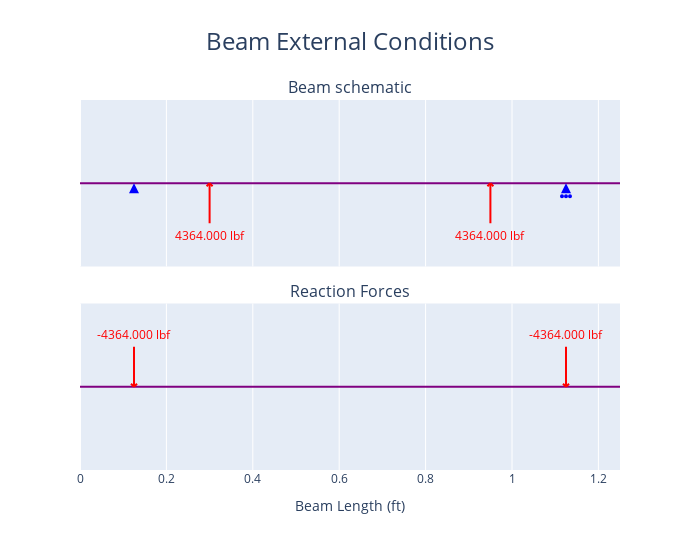
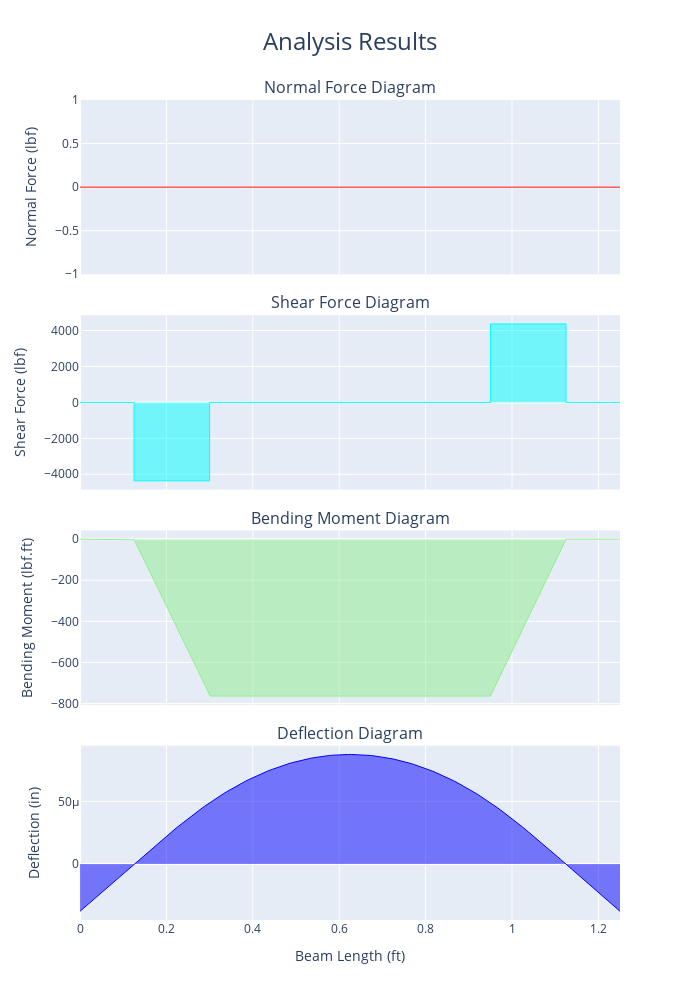
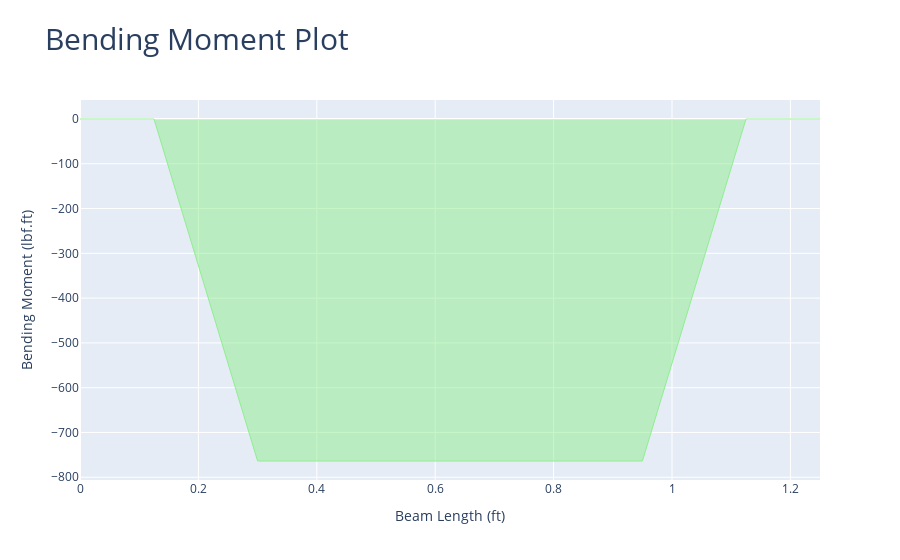
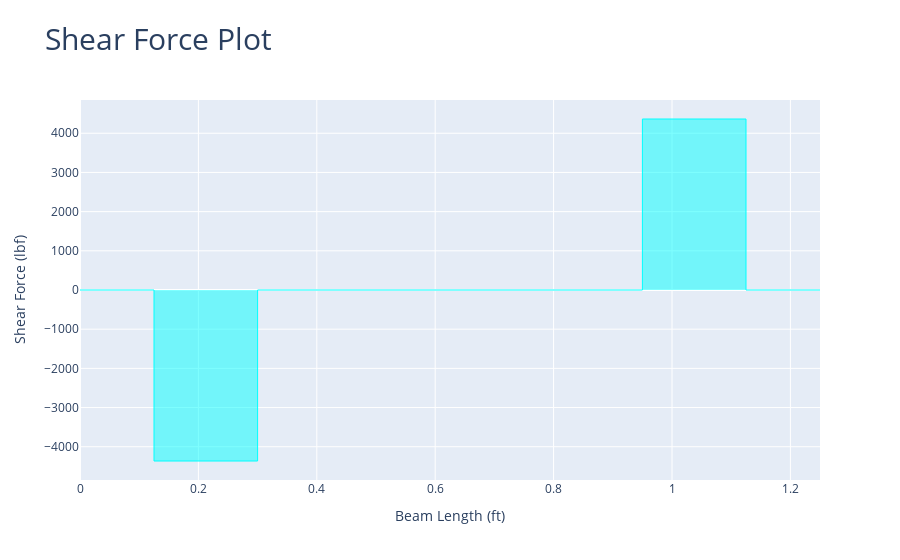

Source (notebook cell) for these figures, in order:
### Code cell
total_beam_length = 1.25 #ft
beam = Beam(total_beam_length)
from beam_analysis.initialize_beam import initialize_beam_lbs
beam = initialize_beam_lbs(beam)
a = Support(0.125, (1, 1, 0))
b = Support(1.125, (0, 1, 0))
beam.add_supports(a,b)

load1 = PointLoadV(4364, 0.3)
load2 = PointLoadV(4364, 0.95)
beam.add_loads(load1, load2)

beam.analyse()

beam.add_query_points(3)
fig1 = beam.plot_beam_external()
fig2 = beam.plot_beam_internal()
fig3 = beam.plot_bending_moment()
fig4 = beam.plot_shear_force()

fig1.show()
fig2.show()
fig3.show()
fig4.show()

### Figure 1 — Plotly figure (JSON) as saved in the notebook; plotly's stock layout.template omitted (floating-point values rounded to 4 significant figures)
{"data": [{"hoverinfo": "skip", "hovertemplate": "%{x} %{meta[0]}", "line": {"color": "purple", "width": 2}, "meta": ["ft"], "mode": "lines", "name": "Beam_", "type": "scatter", "x": [0, 1.25], "xaxis": "x", "y": [0, 0], "yaxis": "y"}, {"hoverinfo": "skip", "hovertemplate": "x: %{x:.3f} %{meta[1]}<br>Fixed: %{meta[0]}", "marker": {"color": "blue", "size": 10, "symbol": "triangle-up"}, "meta": ["[1, 1, 0]", "m"], "mode": "markers", "name": "Support", "opacity": 0, "showlegend": false, "type": "scatter", "x": [0.125], "xaxis": "x", "y": [0], "yaxis": "y"}, {"fill": "toself", "hoverinfo": "skip", "marker": {"color": "blue", "size": 10, "symbol": "arrow-up"}, "mode": "markers", "name": "Support", "showlegend": false, "type": "scatter", "x": [0.125], "xaxis": "x", "y": [0], "yaxis": "y"}, {"hoverinfo": "skip", "hovertemplate": "x: %{x:.3f} %{meta[1]}<br>Fixed: %{meta[0]}", "marker": {"color": "blue", "size": 10, "symbol": "triangle-up"}, "meta": ["[0, 1, 0]", "m"], "mode": "markers", "name": "Support", "opacity": 0, "showlegend": false, "type": "scatter", "x": [1.125], "xaxis": "x", "y": [0], "yaxis": "y"}, {"fill": "toself", "hoverinfo": "skip", "marker": {"color": "blue", "size": 10, "symbol": "arrow-up"}, "mode": "markers", "name": "Support", "showlegend": false, "type": "scatter", "x": [1.125], "xaxis": "x", "y": [0], "yaxis": "y"}, {"hoverinfo": "skip", "hovertemplate": "x: %{meta[1]:.3f} %{meta[2]}<br>Force: %{meta[0]:.3f} %{meta[3]}            <br>Angle: %{meta[5]:.3f} deg", "marker": {"color": "red", "size": 10, "symbol": "triangle-up"}, "meta": [4364, 0.3, "ft", "lbf", "lbf.ft", 90], "mode": "markers", "name": "Point<br>Load", "opacity": 0, "showlegend": false, "type": "scatter", "x": [0.3], "xaxis": "x", "y": [0], "yaxis": "y"}, {"hoverinfo": "skip", "hovertemplate": "x: %{meta[1]:.3f} %{meta[2]}<br>Force: %{meta[0]:.3f} %{meta[3]}            <br>Angle: %{meta[5]:.3f} deg", "marker": {"color": "red", "size": 10, "symbol": "triangle-up"}, "meta": [4364, 0.95, "ft", "lbf", "lbf.ft", 90], "mode": "markers", "name": "Point<br>Load", "opacity": 0, "showlegend": false, "type": "scatter", "x": [0.95], "xaxis": "x", "y": [0], "yaxis": "y"}, {"hoverinfo": "skip", "hovertemplate": "%{x}", "line": {"color": "purple", "width": 2}, "mode": "lines", "name": "Beam", "type": "scatter", "x": [0, 1.25], "xaxis": "x2", "y": [0, 0], "yaxis": "y2"}, {"hoverinfo": "skip", "hovertemplate": "Reactions<br>x coord: %{x:.3f} %{meta[3]}<br>y: %{meta[1]:.3f} %{meta[4]}", "marker": {"color": "red", "size": 10, "symbol": "triangle-up"}, "meta": [0, -4364, 0, "ft", "lbf", "lbf.ft"], "mode": "markers", "name": "Reaction", "opacity": 0, "showlegend": false, "type": "scatter", "x": [0.125], "xaxis": "x2", "y": [0], "yaxis": "y2"}, {"hoverinfo": "skip", "hovertemplate": "Reactions<br>x coord: %{x:.3f} %{meta[3]}<br>y: %{meta[1]:.3f} %{meta[4]}", "marker": {"color": "red", "size": 10, "symbol": "triangle-up"}, "meta": [0, -4364, 0, "ft", "lbf", "lbf.ft"], "mode": "markers", "name": "Reaction", "opacity": 0, "showlegend": false, "type": "scatter", "x": [1.125], "xaxis": "x2", "y": [0], "yaxis": "y2"}], "layout": {"annotations": [{"font": {"size": 16}, "showarrow": false, "text": "Beam schematic", "x": 0.5, "xanchor": "center", "xref": "paper", "y": 1, "yanchor": "bottom", "yref": "paper"}, {"font": {"size": 16}, "showarrow": false, "text": "Reaction Forces", "x": 0.5, "xanchor": "center", "xref": "paper", "y": 0.45, "yanchor": "bottom", "yref": "paper"}, {"font": {"color": "red"}, "showarrow": false, "text": "4364.000 lbf", "x": 0.3, "xref": "x", "xshift": 0, "y": 0, "yref": "y", "yshift": -52}, {"font": {"color": "red"}, "showarrow": false, "text": "4364.000 lbf", "x": 0.95, "xref": "x", "xshift": 0, "y": 0, "yref": "y", "yshift": -52}, {"font": {"color": "red"}, "showarrow": false, "text": "-4364.000 lbf", "x": 0.125, "xref": "x2", "xshift": 0, "y": 0, "yref": "y2", "yshift": 52}, {"font": {"color": "red"}, "showarrow": false, "text": "-4364.000 lbf", "x": 1.125, "xref": "x2", "xshift": 0, "y": 0, "yref": "y2", "yshift": 52}], "height": 550, "hovermode": "x", "shapes": [{"fillcolor": "blue", "line": {"color": "blue"}, "type": "circle", "x0": -1, "x1": 1, "xanchor": 1.125, "xref": "x", "xsizemode": "pixel", "y0": -14, "y1": -12, "yanchor": 0, "yref": "y", "ysizemode": "pixel"}, {"fillcolor": "blue", "line": {"color": "blue"}, "type": "circle", "x0": -5, "x1": -3, "xanchor": 1.125, "xref": "x", "xsizemode": "pixel", "y0": -14, "y1": -12, "yanchor": 0, "yref": "y", "ysizemode": "pixel"}, {"fillcolor": "blue", "line": {"color": "blue"}, "type": "circle", "x0": 3, "x1": 5, "xanchor": 1.125, "xref": "x", "xsizemode": "pixel", "y0": -14, "y1": -12, "yanchor": 0, "yref": "y", "ysizemode": "pixel"}, {"line": {"color": "red", "width": 2}, "type": "line", "x0": 0, "x1": 3, "xanchor": 0.3, "xref": "x", "xsizemode": "pixel", "y0": 0, "y1": -3, "yanchor": 0, "yref": "y", "ysizemode": "pixel"}, {"line": {"color": "red", "width": 2}, "type": "line", "x0": 0, "x1": -3, "xanchor": 0.3, "xref": "x", "xsizemode": "pixel", "y0": 0, "y1": -3, "yanchor": 0, "yref": "y", "ysizemode": "pixel"}, {"line": {"color": "red", "width": 2}, "type": "line", "x0": 0, "x1": 0, "xanchor": 0.3, "xref": "x", "xsizemode": "pixel", "y0": 0, "y1": -40, "yanchor": 0, "yref": "y", "ysizemode": "pixel"}, {"line": {"color": "red", "width": 2}, "type": "line", "x0": 0, "x1": 3, "xanchor": 0.95, "xref": "x", "xsizemode": "pixel", "y0": 0, "y1": -3, "yanchor": 0, "yref": "y", "ysizemode": "pixel"}, {"line": {"color": "red", "width": 2}, "type": "line", "x0": 0, "x1": -3, "xanchor": 0.95, "xref": "x", "xsizemode": "pixel", "y0": 0, "y1": -3, "yanchor": 0, "yref": "y", "ysizemode": "pixel"}, {"line": {"color": "red", "width": 2}, "type": "line", "x0": 0, "x1": 0, "xanchor": 0.95, "xref": "x", "xsizemode": "pixel", "y0": 0, "y1": -40, "yanchor": 0, "yref": "y", "ysizemode": "pixel"}, {"line": {"color": "red", "width": 2}, "type": "line", "x0": 0, "x1": -3, "xanchor": 0.125, "xref": "x2", "xsizemode": "pixel", "y0": 0, "y1": 3, "yanchor": 0, "yref": "y2", "ysizemode": "pixel"}, {"line": {"color": "red", "width": 2}, "type": "line", "x0": 0, "x1": 3, "xanchor": 0.125, "xref": "x2", "xsizemode": "pixel", "y0": 0, "y1": 3, "yanchor": 0, "yref": "y2", "ysizemode": "pixel"}, {"line": {"color": "red", "width": 2}, "type": "line", "x0": 0, "x1": 0, "xanchor": 0.125, "xref": "x2", "xsizemode": "pixel", "y0": 0, "y1": 40, "yanchor": 0, "yref": "y2", "ysizemode": "pixel"}, {"line": {"color": "red", "width": 2}, "type": "line", "x0": 0, "x1": -3, "xanchor": 1.125, "xref": "x2", "xsizemode": "pixel", "y0": 0, "y1": 3, "yanchor": 0, "yref": "y2", "ysizemode": "pixel"}, {"line": {"color": "red", "width": 2}, "type": "line", "x0": 0, "x1": 3, "xanchor": 1.125, "xref": "x2", "xsizemode": "pixel", "y0": 0, "y1": 3, "yanchor": 0, "yref": "y2", "ysizemode": "pixel"}, {"line": {"color": "red", "width": 2}, "type": "line", "x0": 0, "x1": 0, "xanchor": 1.125, "xref": "x2", "xsizemode": "pixel", "y0": 0, "y1": 40, "yanchor": 0, "yref": "y2", "ysizemode": "pixel"}], "showlegend": false, "title": {"font": {"size": 24}, "text": "Beam External Conditions", "x": 0.5}, "width": 700, "xaxis": {"anchor": "y", "domain": [0, 1], "matches": "x2", "showticklabels": false}, "xaxis2": {"anchor": "y2", "domain": [0, 1], "title": {"text": "Beam Length (ft)"}}, "yaxis": {"anchor": "x", "domain": [0.55, 1], "fixedrange": true, "range": [-3, 3], "visible": false}, "yaxis2": {"anchor": "x2", "domain": [0, 0.45], "fixedrange": true, "range": [-3, 3], "visible": false}}}

### Figure 2 — Plotly figure (JSON) as saved in the notebook; plotly's stock layout.template omitted (floating-point values rounded to 4 significant figures; data arrays with more than 128 entries replaced by an {"elided": "..."} marker saying what was removed)
{"data": [{"fill": "tozeroy", "hovertemplate": "x: %{x:.3f} %{meta[0]}<br>f(x): %{y:.3f} %{meta[1]}", "line": {"color": "red", "width": 1}, "meta": ["ft", "lbf"], "mode": "lines", "name": "Normal Force", "type": "scatter", "x": {"elided": "208 float values"}, "xaxis": "x", "y": {"elided": "208 int values"}, "yaxis": "y"}, {"fill": "tozeroy", "hovertemplate": "x: %{x:.3f} %{meta[0]}<br>f(x): %{y:.3f} %{meta[1]}", "line": {"color": "aqua", "width": 1}, "meta": ["ft", "lbf"], "mode": "lines", "name": "Shear Force", "type": "scatter", "x": {"elided": "208 float values"}, "xaxis": "x2", "y": {"elided": "208 int values"}, "yaxis": "y2"}, {"fill": "tozeroy", "hovertemplate": "x: %{x:.3f} %{meta[0]}<br>f(x): %{y:.3f} %{meta[1]}", "line": {"color": "lightgreen", "width": 1}, "meta": ["ft", "lbf.ft"], "mode": "lines", "name": "Bending Moment", "type": "scatter", "x": {"elided": "208 float values"}, "xaxis": "x3", "y": {"elided": "208 float values"}, "yaxis": "y3"}, {"fill": "tozeroy", "hovertemplate": "x: %{x:.3f} %{meta[0]}<br>f(x): %{y:.3f} %{meta[1]}", "line": {"color": "blue", "width": 1}, "meta": ["ft", "in"], "mode": "lines", "name": "Deflection", "type": "scatter", "x": {"elided": "208 float values"}, "xaxis": "x4", "y": {"elided": "208 float values"}, "yaxis": "y4"}], "layout": {"annotations": [{"font": {"size": 16}, "showarrow": false, "text": "Normal Force Diagram", "x": 0.5, "xanchor": "center", "xref": "paper", "y": 1, "yanchor": "bottom", "yref": "paper"}, {"font": {"size": 16}, "showarrow": false, "text": "Shear Force Diagram", "x": 0.5, "xanchor": "center", "xref": "paper", "y": 0.7375, "yanchor": "bottom", "yref": "paper"}, {"font": {"size": 16}, "showarrow": false, "text": "Bending Moment Diagram", "x": 0.5, "xanchor": "center", "xref": "paper", "y": 0.475, "yanchor": "bottom", "yref": "paper"}, {"font": {"size": 16}, "showarrow": false, "text": "Deflection Diagram", "x": 0.5, "xanchor": "center", "xref": "paper", "y": 0.2125, "yanchor": "bottom", "yref": "paper"}], "height": 1000, "showlegend": false, "title": {"font": {"size": 24}, "text": "Analysis Results", "x": 0.5}, "width": 700, "xaxis": {"anchor": "y", "domain": [0, 1], "matches": "x4", "showticklabels": false}, "xaxis2": {"anchor": "y2", "domain": [0, 1], "matches": "x4", "showticklabels": false}, "xaxis3": {"anchor": "y3", "domain": [0, 1], "matches": "x4", "showticklabels": false}, "xaxis4": {"anchor": "y4", "domain": [0, 1], "title": {"text": "Beam Length (ft)"}}, "yaxis": {"anchor": "x", "domain": [0.7875, 1], "title": {"text": "Normal Force (lbf)"}}, "yaxis2": {"anchor": "x2", "domain": [0.525, 0.7375], "title": {"text": "Shear Force (lbf)"}}, "yaxis3": {"anchor": "x3", "domain": [0.2625, 0.475], "title": {"text": "Bending Moment (lbf.ft)"}}, "yaxis4": {"anchor": "x4", "domain": [0, 0.2125], "title": {"text": "Deflection (in)"}}}}

### Figure 3 — Plotly figure (JSON) as saved in the notebook; plotly's stock layout.template omitted (floating-point values rounded to 4 significant figures; data arrays with more than 128 entries replaced by an {"elided": "..."} marker saying what was removed)
{"data": [{"fill": "tozeroy", "hovertemplate": "x: %{x:.3f} %{meta[0]}<br>f(x): %{y:.3f} %{meta[1]}", "line": {"color": "lightgreen", "width": 1}, "meta": ["ft", "lbf.ft"], "mode": "lines", "name": "Bending Moment", "type": "scatter", "x": {"elided": "208 float values"}, "y": {"elided": "208 float values"}}], "layout": {"title": {"font": {"size": 30}, "text": "Bending Moment Plot"}, "xaxis": {"title": {"text": "Beam Length (ft)"}}, "yaxis": {"title": {"text": "Bending Moment (lbf.ft)"}}}}

### Figure 4 — Plotly figure (JSON) as saved in the notebook; plotly's stock layout.template omitted (floating-point values rounded to 4 significant figures; data arrays with more than 128 entries replaced by an {"elided": "..."} marker saying what was removed)
{"data": [{"fill": "tozeroy", "hovertemplate": "x: %{x:.3f} %{meta[0]}<br>f(x): %{y:.3f} %{meta[1]}", "line": {"color": "aqua", "width": 1}, "meta": ["ft", "lbf"], "mode": "lines", "name": "Shear Force", "type": "scatter", "x": {"elided": "208 float values"}, "y": {"elided": "208 int values"}}], "layout": {"title": {"font": {"size": 30}, "text": "Shear Force Plot"}, "xaxis": {"title": {"text": "Beam Length (ft)"}}, "yaxis": {"title": {"text": "Shear Force (lbf)"}}}}
